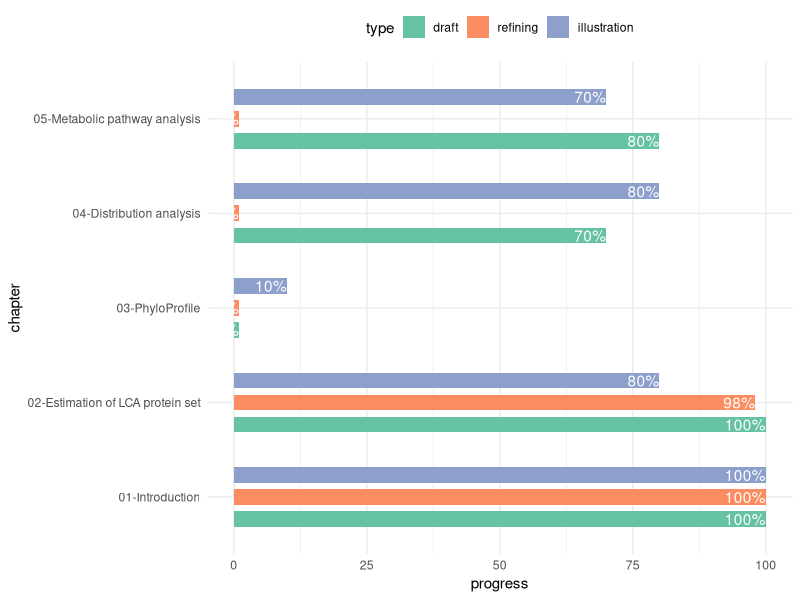

The R source for this figure:
### thesis writing progess
library(ggplot2)
chapter <- rep(c("01-Introduction","02-Estimation of LCA protein set",
                 "03-PhyloProfile",
                 "04-Distribution analysis",
                 "05-Metabolic pathway analysis"), each = 3)
type <- rep(c("draft","refining","illustration"),5)
progress <- c(100,100,100, # chapter 01
              100,98,80, # chapter 02
              1,1,10, # chapter 03
              70,1,80, # chapter 04
              80,1,70 # chapter 05
              )

df <- as.data.frame(cbind(chapter,type,progress), stringsAsFactors = FALSE)
df$progress <- as.numeric(df$progress)
df$type <- factor(df$type, levels = c("draft","refining","illustration"))

ggplot(df, aes(x = chapter, y = progress)) +
  geom_bar(aes(fill = type), stat = "identity", position = position_dodge(width = 0.7), width = 0.5) +
  geom_text(aes(label = paste0(progress,"%"), group = type), color = "white", position = position_dodge(width = 0.7), hjust = 1) +
  coord_flip() +
  theme_minimal() +
  scale_fill_brewer(palette = "Set2") +
  theme(legend.position = "top")
